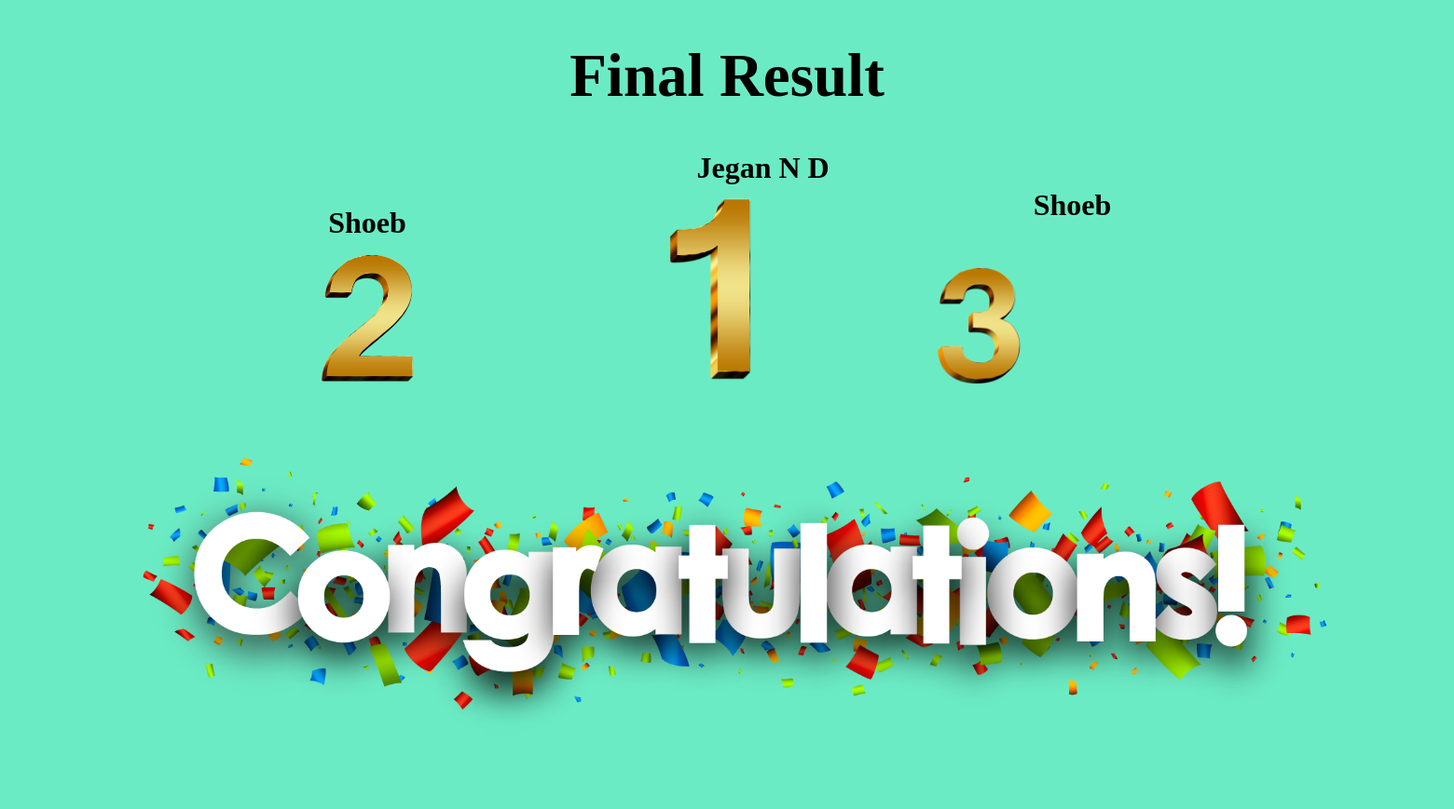
/result, run on an earlier commit of the app's database.
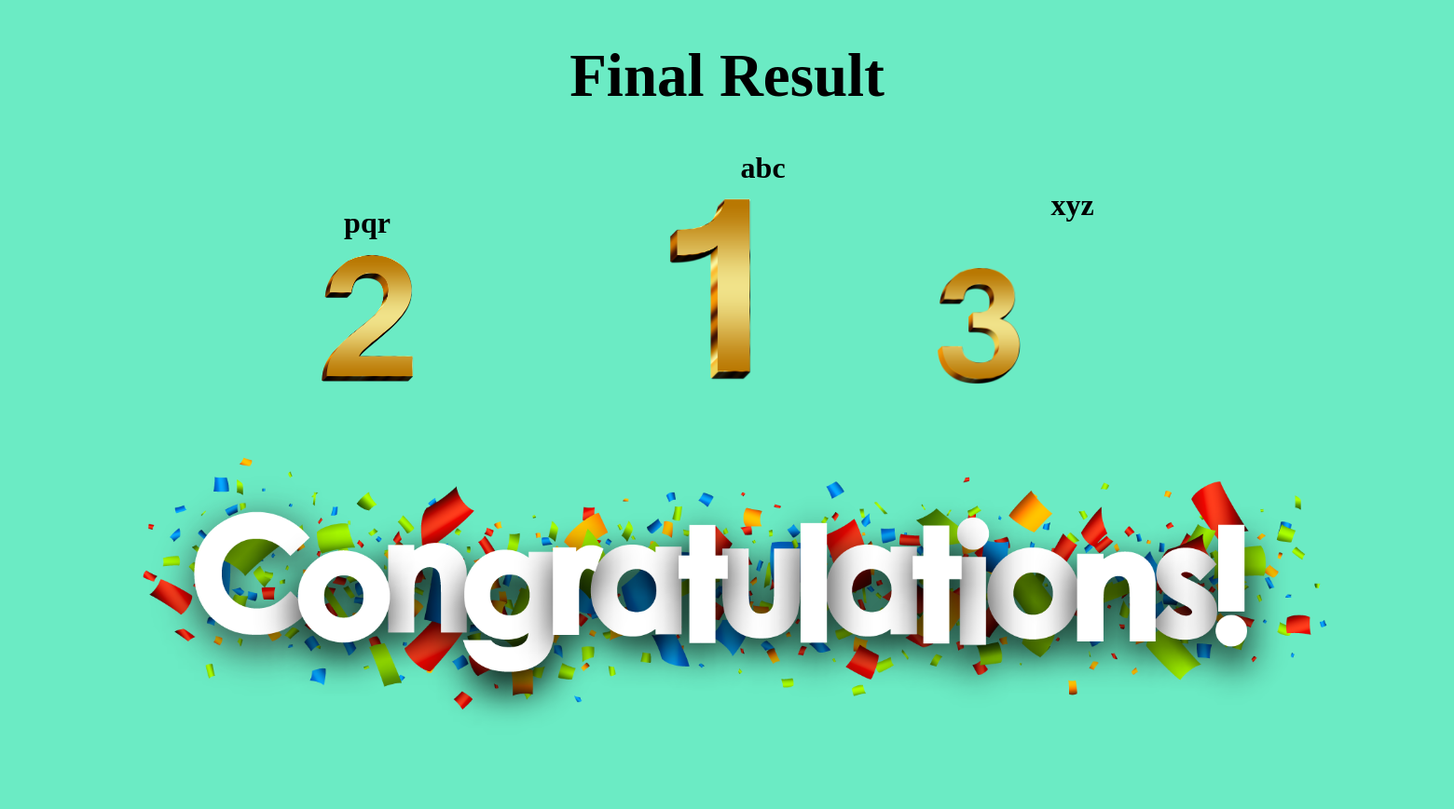
And on a later commit of the database.
### tongue/models.py (models this page shows)
class participant(models.Model):
    p_name=models.CharField(max_length=100)
    time=models.TimeField()

### tongue/views.py (the view)
# urls.py: path("result",views.result),
def result(request):
    part=participant.objects.all()
    part=part.order_by('time')
    count=0
    parti=[]
    for i in part:
        if count==3:
            break
        hh,mm,ss=i.time.hour,i.time.minute,i.time.second
        if hh<10:
            hh="0"+str(hh)
        else:
            hh=str(hh)
        if mm<10:
            mm='0'+str(mm)
        else:
            mm=str(mm)
        if ss<10:
            ss='0'+str(ss)
        else:
            ss=str(ss)
        parti.append([count+1,i.p_name,hh+'-'+mm+'-'+ss])
        count+=1
    print("out put list",parti)
    try:
        first=parti[0][1]
    except:
        first=' '
    try:
        second=parti[1][1]
    except:
        second=' '
    try:
        third=parti[2][1]
    except:
        third=' '
    return render(request,'result.html',{'first':first,'second':second,'third':third})

### templates/result.html (shortened to what this page needs)
{% load static %}
<!DOCTYPE html>
<html lang=""en-US>
<head>
</head>
<body style="text-align: center; background-color: rgb(107, 235, 196);">
    <h1 style="font-size: 65px;">Final Result</h1>
                <h1 id="first">{{first}}</h1>
                <h1 id="second">{{second}}</h1>
                <h1 id="third">{{third}}</h1>
                <div style="margin-left: -50%;">
                <img src='{% static "2b.png"%}' width="7%" height="7%" >
                </div>
                <div style="margin-top: -15%;">
                <img src='{% static "1a.png"%}' width="15%" height="15%">
            </div>
            <div style="margin-top: -10%; margin-right: -35%;">
                <img src='{% static "3c.png"%}' width="7%" height="7%">
            </div>
<img src='{% static "2.png"%}' width="90%" height="90%">
</body>
</html>

What changed in the data, as far as the page shows it:
no longer on this page (row unchanged): participant: p_name "Jegan N D"
no longer on this page (row unchanged): participant: p_name "Shoeb"
no longer on this page (row unchanged): participant: p_name "Shoeb"
added participant: p_name "abc"
added participant: p_name "pqr"
added participant: p_name "xyz"
